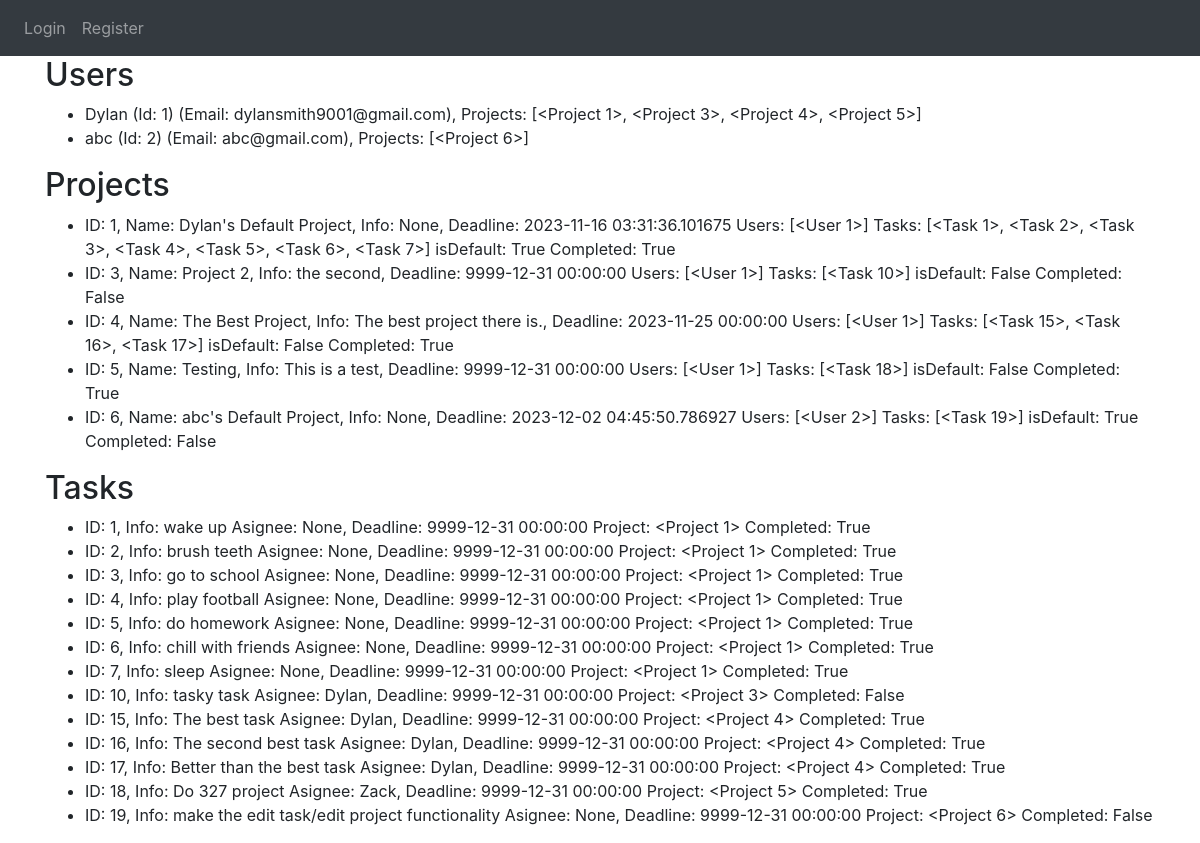
The page /database on the database as committed earlier.
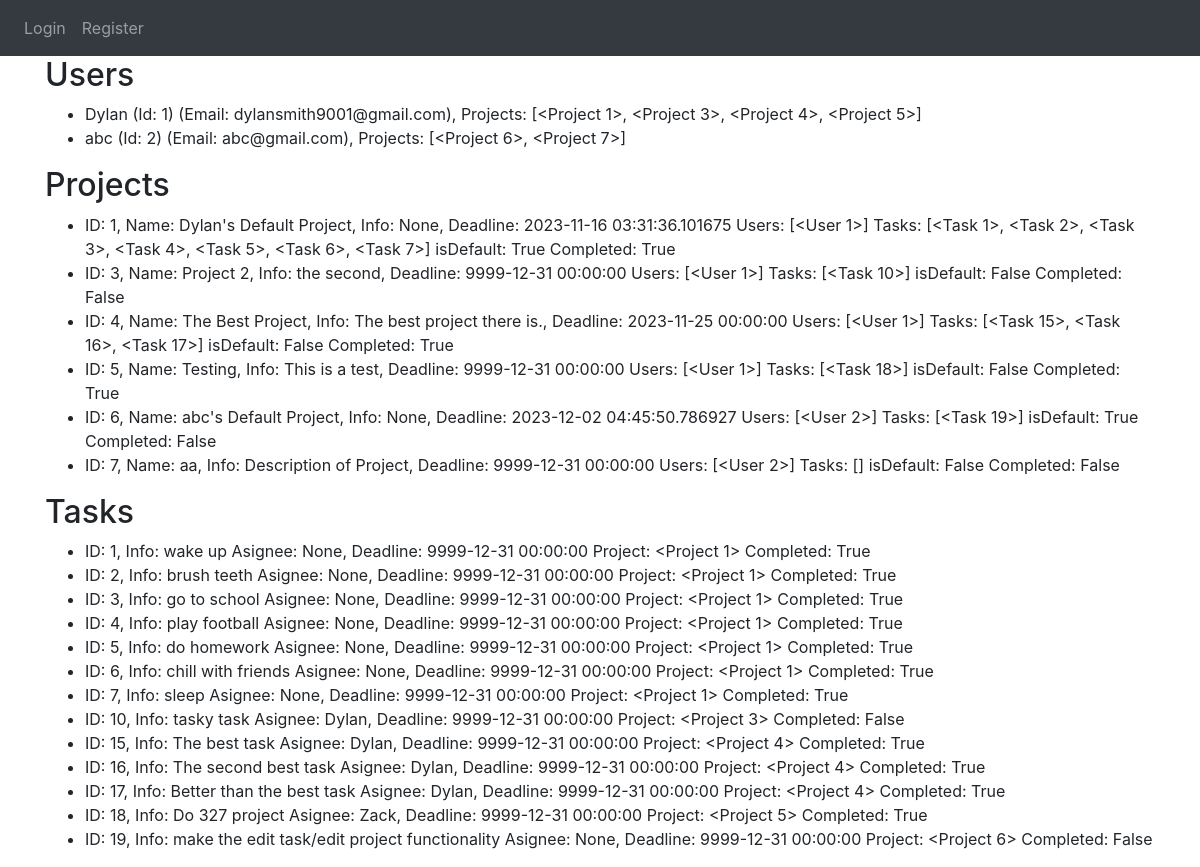
The same page on the database as committed later.
### website/models.py (models this page shows)
class User(db.Model, UserMixin):
    id = db.Column(db.Integer, primary_key=True)
    email = db.Column(db.String(50), unique = True)
    name = db.Column(db.String(50))
    password = db.Column(db.String(50))
    projects = db.relationship('Project', secondary='project_user_association', back_populates='users')
    def_project_id = db.Column(db.Integer, db.ForeignKey('project.id'), nullable=False)
    def_project = db.relationship('Project', lazy=True) # default project

class Project(db.Model):
    id = db.Column(db.Integer, primary_key=True)
    name = db.Column(db.String(120))
    start_date = db.Column(db.DateTime(timezone=True), default=func.now)
    deadline = db.Column(db.DateTime(timezone=True), default=func.now)
    description = db.Column(db.String(9999))
    users = db.relationship('User', secondary='project_user_association', back_populates='projects')
    is_default = db.Column(db.Boolean, default=False)
    completed = db.Column(db.Boolean, default=False)
    tasks = db.relationship('Task', backref='project', cascade='all, delete-orphan', lazy=True)

class Task(db.Model):
    id = db.Column(db.Integer, primary_key=True)
    assignee = db.Column(db.String(120))
    description = db.Column(db.String(9999))
    start_date = db.Column(db.DateTime(timezone=True), default=func.now)
    deadline = db.Column(db.DateTime(timezone=True), default=func.now)
    project_id = db.Column(db.Integer, db.ForeignKey('project.id'), nullable=False)
    completed = db.Column(db.Boolean, default=False)

### website/auth.py (the view)
@auth.route('/database')
def view_users():
    users = User.query.all()
    projects = Project.query.all()
    tasks  = Task.query.all()
    return render_template('database.html', user=current_user, users=users, projects=projects, tasks=tasks)

### website/templates/database.html (shortened to what this page needs)
{% extends "base.html" %}
{% block content%}
    <h2>Users</h2>
    <ul>
        {% for u in users %}
            <li>{{ u.name }} (Id: {{ u.id }}) (Email: {{ u.email }}), Projects: {{u.projects}}</li>
        {% endfor %}
    </ul>
    <h2>Projects</h2>
    <ul>
        {% for prj in projects %}
            <li>ID: {{ prj.id }}, Name: {{ prj.name }}, Info: {{ prj.description }}, Deadline: {{prj.deadline}} Users: {{prj.users}}
                Tasks: {{prj.tasks}} isDefault: {{prj.is_default}} Completed: {{prj.completed}}
            </li>
        {% endfor %}
    </ul>
    <h2>Tasks</h2>
    <ul>
        {% for tsk in tasks %}
            <li>ID: {{ tsk.id }}, Info: {{ tsk.description }} Asignee: {{tsk.assignee}},
                Deadline: {{tsk.deadline}} Project: {{tsk.project}} Completed: {{tsk.completed}}
            </li>
        {% endfor %}
    </ul>
{% endblock %}

### website/templates/base.html (shortened to what this page needs)
<DOCTYPE html>
<html>
    <head>
        <link rel="stylesheet" href="../static/styles.css"/>
        <link
            rel="stylesheet"
            href="https://stackpath.bootstrapcdn.com/bootstrap/4.4.1/css/bootstrap.min.css"
        />
        <link
            rel="stylesheet"
            href="https://stackpath.bootstrapcdn.com/font-awesome/4.7.0/css/font-awesome.min.css"
        />
    </head>
    <body>
        <nav class="navbar navbar-expand-lg navbar-dark bg-dark">
            <div class="collapse navbar-collapse" id="navbar">
                <div class="navbar-nav">
                    {% if user.is_authenticated %}
                    <a class="nav-item nav-link" id="homepage" href="/">Homepage</a>
                    <a class="nav-item nav-link" id="tasks" href="/tasks">Tasks</a>
                    <a class="nav-item nav-link" id="projects" href="/projectmanager">Projects</a>
                    <a class="nav-item nav-link" id="logout" href="/logout">Logout</a>
                    {% else %}
                    <a class="nav-item nav-link" id="login" href="/login">Login</a>
                    <a class="nav-item nav-link" id="register" href="/register">Register</a>
                    {% endif %}
                </div>
            </div>
        </nav>
        <div class="container">{% block content %} {% endblock %}</div>
    </body>
</html>

Rows that differ between the two databases and show on the page:
computed for User "abc": projects "[<Project 6>]" → "[<Project 6>, <Project 7>]"
added Project: id "7", name "aa", description "Description of Project", deadline "9999-12-31 00:00:00", users "[<User 2>]", tasks "[]", is_default "False", completed "False"
